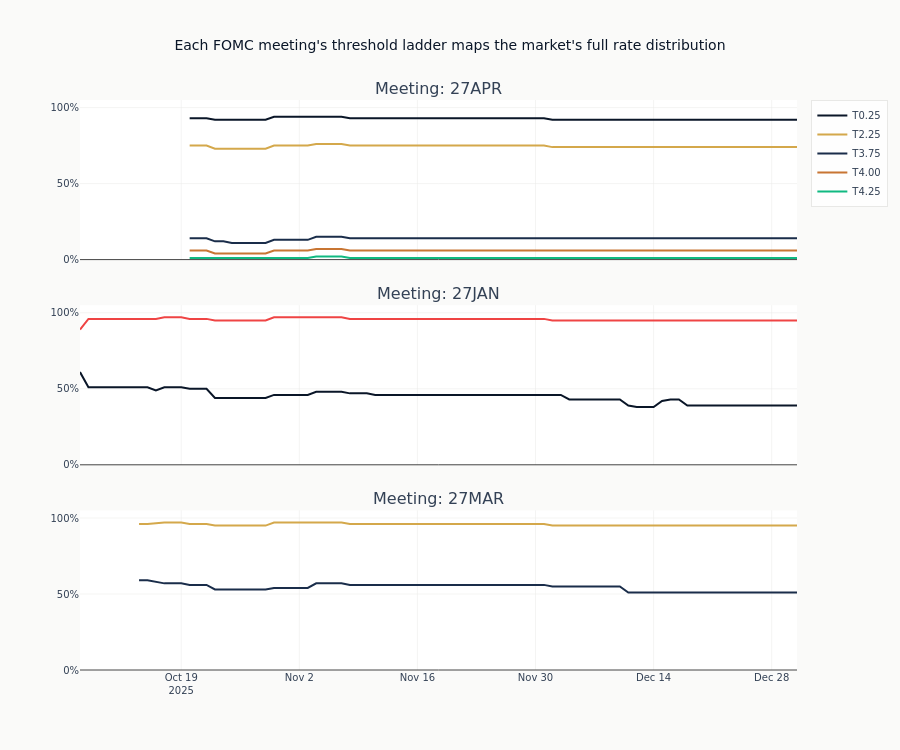

The cell this chart's notebook holds for it:
### Markdown cell above
## 5. Multi-Threshold View

Looking at all thresholds for a single meeting gives a snapshot of the
market's full probability distribution over rate outcomes.

### Code cell
# Group by meeting date prefix
meetings = {}
for sym in df["symbol"].unique().to_list():
    # KXFED-27APR-T4.25 → 27APR
    parts = sym.split("-")
    if len(parts) >= 3:
        meeting = parts[1]
        meetings.setdefault(meeting, []).append(sym)

fig = make_subplots(
    rows=len(meetings),
    cols=1,
    shared_xaxes=True,
    subplot_titles=[f"Meeting: {m}" for m in sorted(meetings.keys())],
    vertical_spacing=0.08,
)

for i, (meeting, symbols) in enumerate(sorted(meetings.items()), 1):
    for sym in sorted(symbols):
        data = df.filter(pl.col("symbol") == sym).sort("timestamp").to_pandas()
        threshold = sym.split("-T")[-1] if "-T" in sym else sym
        fig.add_trace(
            go.Scatter(
                x=data["timestamp"],
                y=data["close"],
                mode="lines",
                name=f"T{threshold}",
                showlegend=(i == 1),
            ),
            row=i,
            col=1,
        )
    fig.update_yaxes(tickformat=".0%", range=[0, 1.05], row=i, col=1)

fig.update_layout(
    height=250 * len(meetings),
    title_text="Each FOMC meeting's threshold ladder maps the market's full rate distribution",
)

fig.show()
